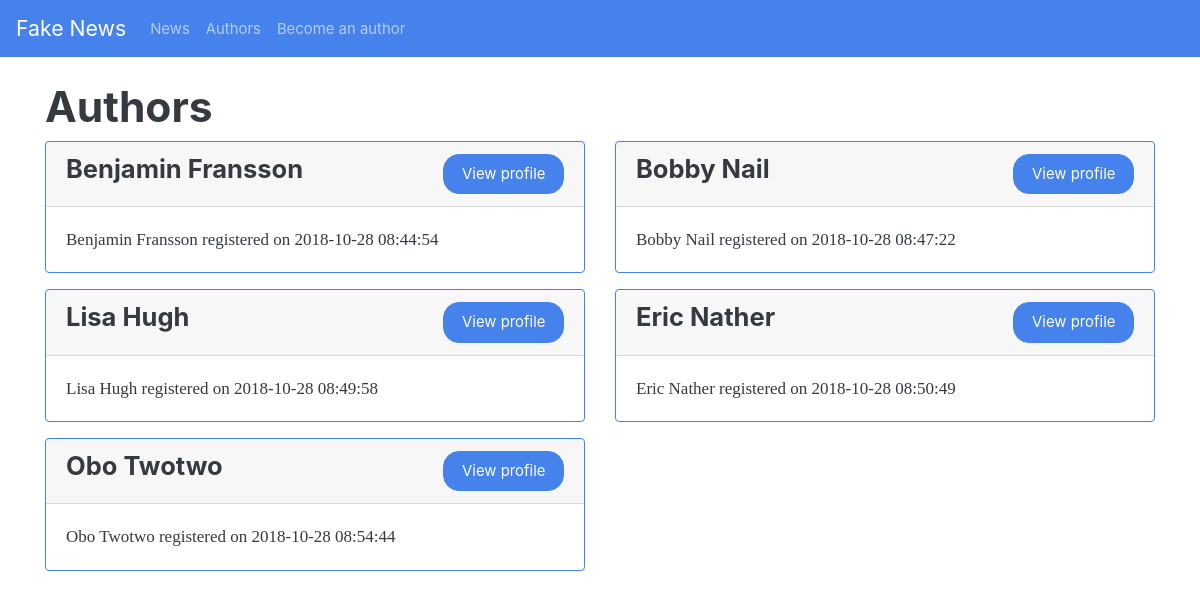
The page /authors.php on the database its author committed.
### tables this page shows
CREATE TABLE authors (
                id INTEGER PRIMARY KEY AUTOINCREMENT,
                name TEXT NOT NULL,
                email TEXT NOT NULL,
                password TEXT NOT NULL,
                date TIMESTAMP NOT NULL DEFAULT CURRENT_TIMESTAMP
                );

### authors.php (called while the page is built, shortened)
<?php
require_once $_SERVER['DOCUMENT_ROOT'].'/database/db.php';
$title = 'Authors';
$db = new ConnectToDatabase;
$query = 'SELECT * FROM authors ORDER BY date ASC;';
$authors = $db->getData($query);
require_once $_SERVER['DOCUMENT_ROOT'].'/components/head.php';
require_once $_SERVER['DOCUMENT_ROOT'].'/components/nav.php';
require_once $_SERVER['DOCUMENT_ROOT'].'/content/authors.php';
require_once $_SERVER['DOCUMENT_ROOT'].'/components/footer.php';

### database/db.php (called while the page is built, shortened)
<?php
class ConnectToDatabase
{
    private $pdo;
    public function __construct()
    {
        $this->fileName = $_SERVER['DOCUMENT_ROOT'].'/database/fake-news.db';
        $dsn = "sqlite:$this->fileName";
        $this->pdo = new PDO($dsn);
        $this->pdo->setAttribute(PDO::ATTR_ERRMODE,
                            PDO::ERRMODE_EXCEPTION);
        $this->pdo->exec('CREATE TABLE IF NOT EXISTS authors (
                id INTEGER PRIMARY KEY AUTOINCREMENT,
                name TEXT NOT NULL,
                email TEXT NOT NULL,
                password TEXT NOT NULL,
                date TIMESTAMP NOT NULL DEFAULT CURRENT_TIMESTAMP
                );');
        $this->pdo->exec('CREATE TABLE IF NOT EXISTS news (
                id INTEGER PRIMARY KEY AUTOINCREMENT,
                title TEXT NOT NULL,
                content TEXT NOT NULL,
                author INTEGER,
                likes INTEGER NOT NULL,
                date TIMESTAMP NOT NULL DEFAULT CURRENT_TIMESTAMP,
                FOREIGN KEY (id) REFERENCES authors(id)
                );');
    }
    public function getData(string $query, ?array $params = []): array
    {
        $sth = $this->pdo->prepare($query);
        $sth->execute($params);
        return $sth->fetchAll(PDO::FETCH_ASSOC);
    }
}

### content/authors.php (the view)
<main>
    <div class="container mt-4">
        <div class="row">
            <div class="col">
                <h1><?=$title?></h1>
            </div>
        </div>
        <div class="row">
        <?php foreach($authors as $author): ?>
            <div class="col-sm-12 col-lg-6">
                <div class="card border-primary mb-3">
                    <div class="card-header">
                        <div class="row">
                            <div class="col-8"><h4><?= ucfirst($author['name']); ?></h4></div>
                            <div class="col-4 d-flex justify-content-end"><a class="card-link btn btn-primary" href="/author.php?id=<?= $author['id']; ?>">View profile</a></div>
                        </div>
                    </div>
                    <div class="card-body">
                        <p class="card-text"><?= ucfirst($author['name']); ?> registered on <?= $author['date']; ?></p>
                    </div>
                </div>
            </div>
        <?php endforeach; ?>
        </div>
    </div>
</main>

### components/head.php (shortened to what this page needs)
<!DOCTYPE html>
<html lang="en">
    <head>
    <link rel="stylesheet" href="css/bootswatch.css">
</head>
<body>

### components/nav.php (shortened to what this page needs)
<?php if(isset($_SESSION['user'])): ?>
<nav class="navbar navbar-expand-lg navbar-dark bg-primary">
    <a class="navbar-brand" href="/">Fake News</a>
    <button class="navbar-toggler" type="button" data-toggle="collapse" data-target="#navbarColor01" aria-controls="navbarColor01"
        aria-expanded="false" aria-label="Toggle navigation">
        <span class="navbar-toggler-icon"></span>
    </button>
    <div class="collapse navbar-collapse" id="navbarColor01">
        <ul class="navbar-nav mr-auto">
            <li class="nav-item">
                <a class="nav-link" href="/">News</a>
            </li>
            <li class="nav-item">
                <a class="nav-link" href="/authors.php">Authors</a>
            </li>
            <li class="nav-item">
                <a class="nav-link" href="/my_news.php">My News</a>
            </li>
            <li class="nav-item">
                <a class="nav-link" href="/processing/author/logout.php">Logout</a>
            </li>
        </ul>
    </div>
</nav>
<?php else: ?>
<nav class="navbar navbar-expand-lg navbar-dark bg-primary">
    <a class="navbar-brand" href="/">Fake News</a>
    <div class="collapse navbar-collapse" id="navbarColor01">
        <ul class="navbar-nav mr-auto">
            <li class="nav-item">
                <a class="nav-link" href="/">News</a>
            </li>
            <li class="nav-item">
                <a class="nav-link" href="/authors.php">Authors</a>
            </li>
            <li class="nav-item">
                <a class="nav-link" href="/login.php">Become an author</a>
            </li>
        </ul>
    </div>
</nav>
<?php endif; ?>

### components/footer.php (shortened to what this page needs)
</body>
</html>

### rows shown on the page
authors: name "Benjamin Fransson", date "2018-10-28 08:44:54"
authors: name "Bobby Nail", date "2018-10-28 08:47:22"
authors: name "Lisa Hugh", date "2018-10-28 08:49:58"
authors: name "Eric Nather", date "2018-10-28 08:50:49"
authors: name "Obo Twotwo", date "2018-10-28 08:54:44"

### other values the page prints
$title "Authors"
